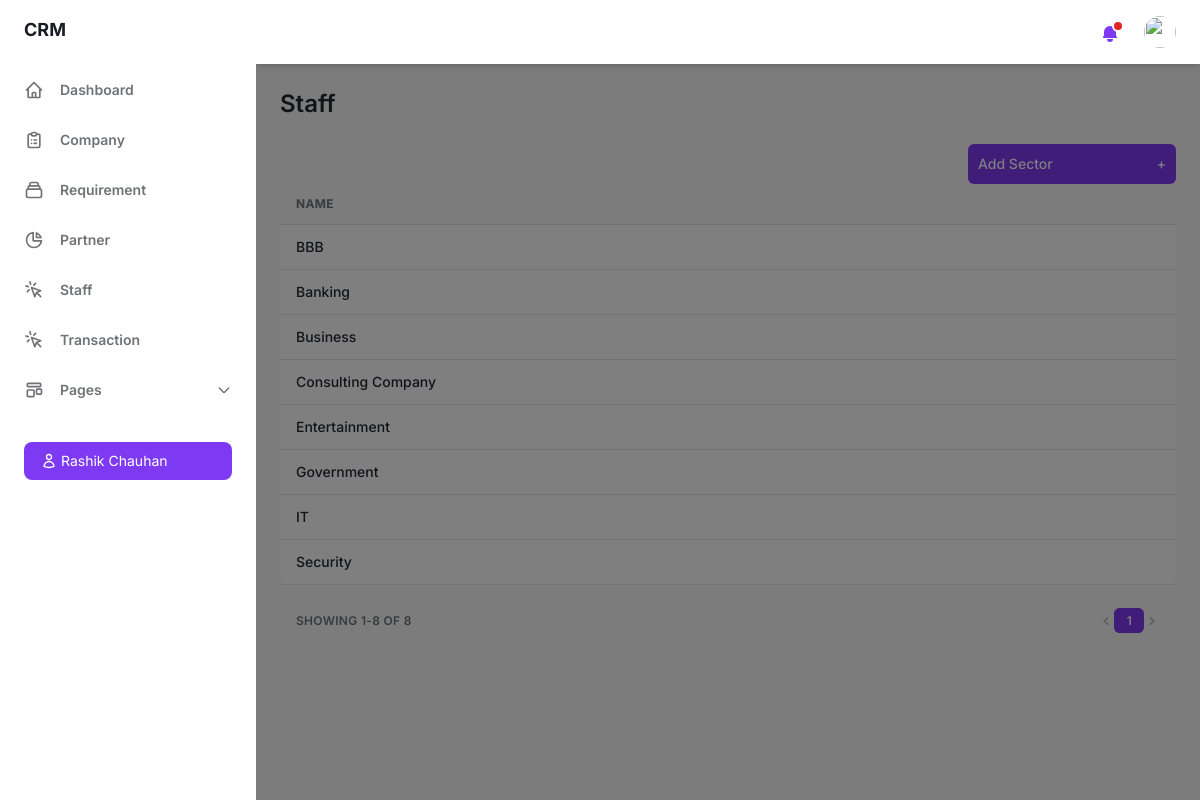
The page /sector/ (signed in) on the database as committed earlier.
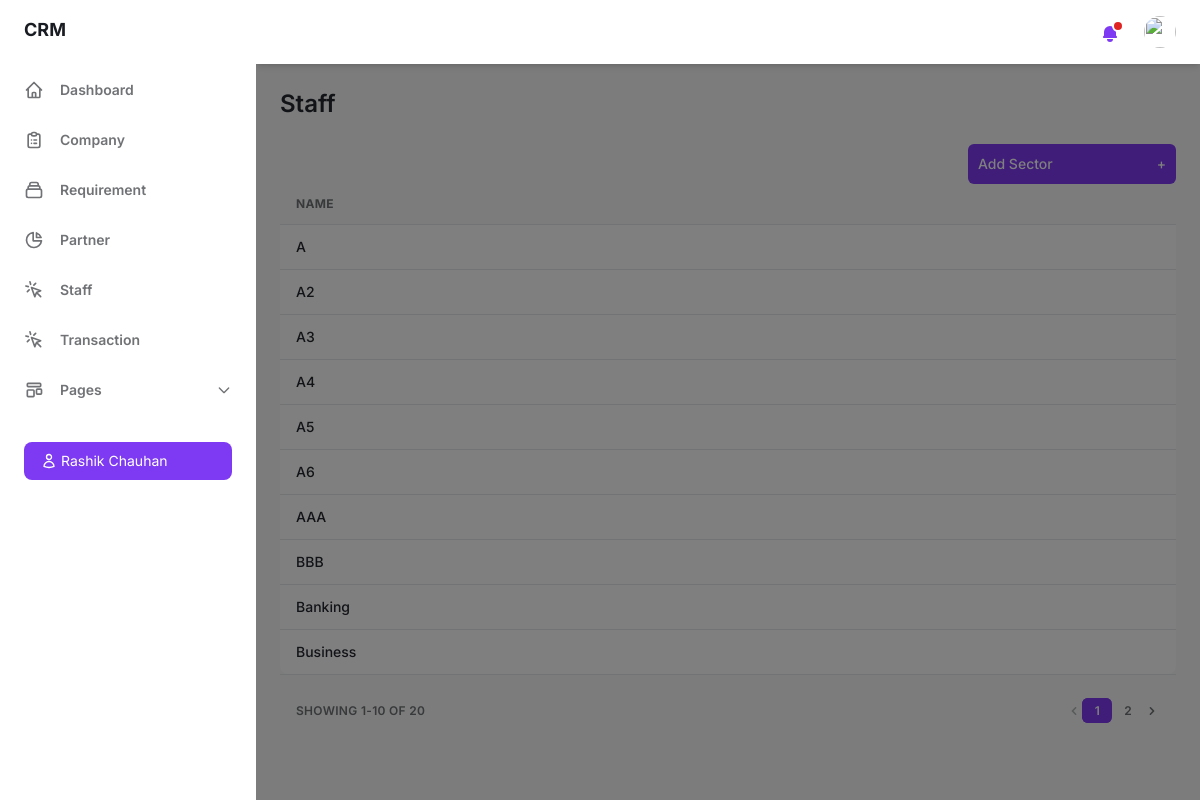
The same page on the database as committed later.
### crm_app/models.py (models this page shows, shortened)
class Sector(models.Model):
    sector_name = models.CharField(max_length=100, unique=True)

### crm_app/views.py (the view)
# urls.py: path('sector/', views.sector, name='sector'),
def sector(request):
    if 'staff_id' not in request.session:
        return redirect('login')
    staff_id = request.session.get('staff_id')
    user = Staff.objects.get(id=staff_id)
    sectors = Sector.objects.order_by('sector_name')
    sector_count = Sector.objects.count()
    paginator = Paginator(sectors, 10)
    page = request.GET.get('page')
    try:
        sectors_page = paginator.page(page)
    except PageNotAnInteger:
        sectors_page = paginator.page(1)
    except EmptyPage:
        sectors_page = paginator.page(paginator.num_pages)
    context = {'sectors': sectors, 'sector_count': sector_count, 'sectors': sectors_page, 'paginator': paginator, 'page_obj': sectors_page, 'user': user}
    return render(request, 'sector.html', context)

### templates/sector.html (shortened to what the changed rows need)
{% load static %}
<!DOCTYPE html>
<html :class="{ 'theme-dark': dark }" x-data="data()" lang="en">
<head>
    <link rel="stylesheet" href="{% static 'css/tailwind.output.css' %}" />
</head>
<body>
    <div class="flex h-screen bg-gray-50 dark:bg-gray-900" :class="{ 'overflow-hidden': isSideMenuOpen }">
        <div class="flex flex-col flex-1 w-full">
            <main class="h-full overflow-y-auto">
                <div class="container px-6 mx-auto grid">
                    <h2 class="my-6 text-2xl font-semibold text-gray-700 dark:text-gray-200">Staff</h2>
                    <div class="w-full overflow-hidden rounded-lg shadow-xs">
                        <div class="w-full overflow-x-auto">
                            <table class="w-full whitespace-no-wrap">
                                <thead>
                                    <tr class="text-xs font-semibold tracking-wide text-left text-gray-500 uppercase border-b dark:border-gray-700 bg-gray-50 dark:text-gray-400 dark:bg-gray-800">
                                        <th class="px-4 py-3">Name</th>
                                    </tr>
                                </thead>
                                <tbody class="bg-white divide-y dark:divide-gray-700 dark:bg-gray-800">
                                    {% for sector in sectors %}
                                    <tr class="text-gray-700 dark:text-gray-400">
                                        <td class="px-4 py-3">
                                            <p class="font-medium text-sm">{{ sector.sector_name }}</p>
                                        </td>
                                    </tr>
                                    {% empty %}
                                    <tr>
                                        <td colspan="5" class="font-medium text-sm text-center">No partners found.</td>
                                    </tr>
                                    {% endfor %}
                                </tbody>
                            </table>
                        </div>
                    </div>
                    <div class="grid px-4 py-3 text-xs font-semibold tracking-wide text-gray-500 uppercase border-t dark:border-gray-700 bg-gray-50 sm:grid-cols-9 dark:text-gray-400 dark:bg-gray-800">
                        <span class="flex items-center col-span-3">Showing {{ page_obj.start_index }}-{{ page_obj.end_index }} of {{ paginator.count }}</span>
                        <span class="col-span-2"></span>
                        <span class="flex col-span-4 mt-2 sm:mt-auto sm:justify-end">
                            <nav aria-label="Table navigation">
                                <ul class="inline-flex items-center">
                                    {% for num in paginator.page_range %}
                                        {% if num == page_obj.number %}
                                        <li>
                                            <span class="px-3 py-1 text-white transition-colors duration-150 bg-purple-600 border border-r-0 border-purple-600 rounded-md focus:outline-none">{{ num }}</span>
                                        </li>
                                        {% else %}
                                        <li>
                                            <a href="?page={{ num }}" class="px-3 py-1 rounded-md focus:outline-none">{{ num }}</a>
                                        </li>
                                        {% endif %}
                                    {% endfor %}
                                    {% if page_obj.has_next %}
                                    <li>
                                        <a href="?page={{ paginator.num_pages }}" class="px-3 py-1 rounded-md rounded-r-lg focus:outline-none" aria-label="Next">
                                            <svg class="w-4 h-4 fill-current" aria-hidden="true" viewBox="0 0 20 20">
                                                <path d="M7.293 14.707a1 1 0 010-1.414L10.586 10 7.293 6.707a1 1 0 011.414-1.414l4 4a1 1 0 010 1.414l-4 4a1 1 0 01-1.414 0z" clip-rule="evenodd" fill-rule="evenodd"></path>
                                            </svg>
                                        </a>
                                    </li>
                                    {% else %}
                                    <li>
                                        <span class="px-3 py-1 rounded-md rounded-r-lg opacity-50 cursor-not-allowed" aria-label="Next">
                                            <svg class="w-4 h-4 fill-current" aria-hidden="true" viewBox="0 0 20 20">
                                                <path d="M7.293 14.707a1 1 0 010-1.414L10.586 10 7.293 6.707a1 1 0 011.414-1.414l4 4a1 1 0 010 1.414l-4 4a1 1 0 01-1.414 0z" clip-rule="evenodd" fill-rule="evenodd"></path>
                                            </svg>
                                        </span>
                                    </li>
                                    {% endif %}
                                </ul>
                            </nav>
                        </span>
                    </div>
                </div>
            </main>
        </div>
    </div>
</body>
</html>

Rows that differ between the two databases and show on the page:
no longer on this page (row unchanged): Sector: sector_name "Consulting Company"
no longer on this page (row unchanged): Sector: sector_name "Entertainment"
no longer on this page (row unchanged): Sector: sector_name "Government"
no longer on this page (row unchanged): Sector: sector_name "IT"
no longer on this page (row unchanged): Sector: sector_name "Security"
added Sector: sector_name "A"
added Sector: sector_name "A2"
added Sector: sector_name "A3"
added Sector: sector_name "A4"
added Sector: sector_name "A5"
added Sector: sector_name "A6"
added Sector: sector_name "AAA"
Other text that changed with them:
{{ page_obj.end_index }}: "8" → "10"
{{ paginator.count }}: "8" → "20"
new list line: "2"
